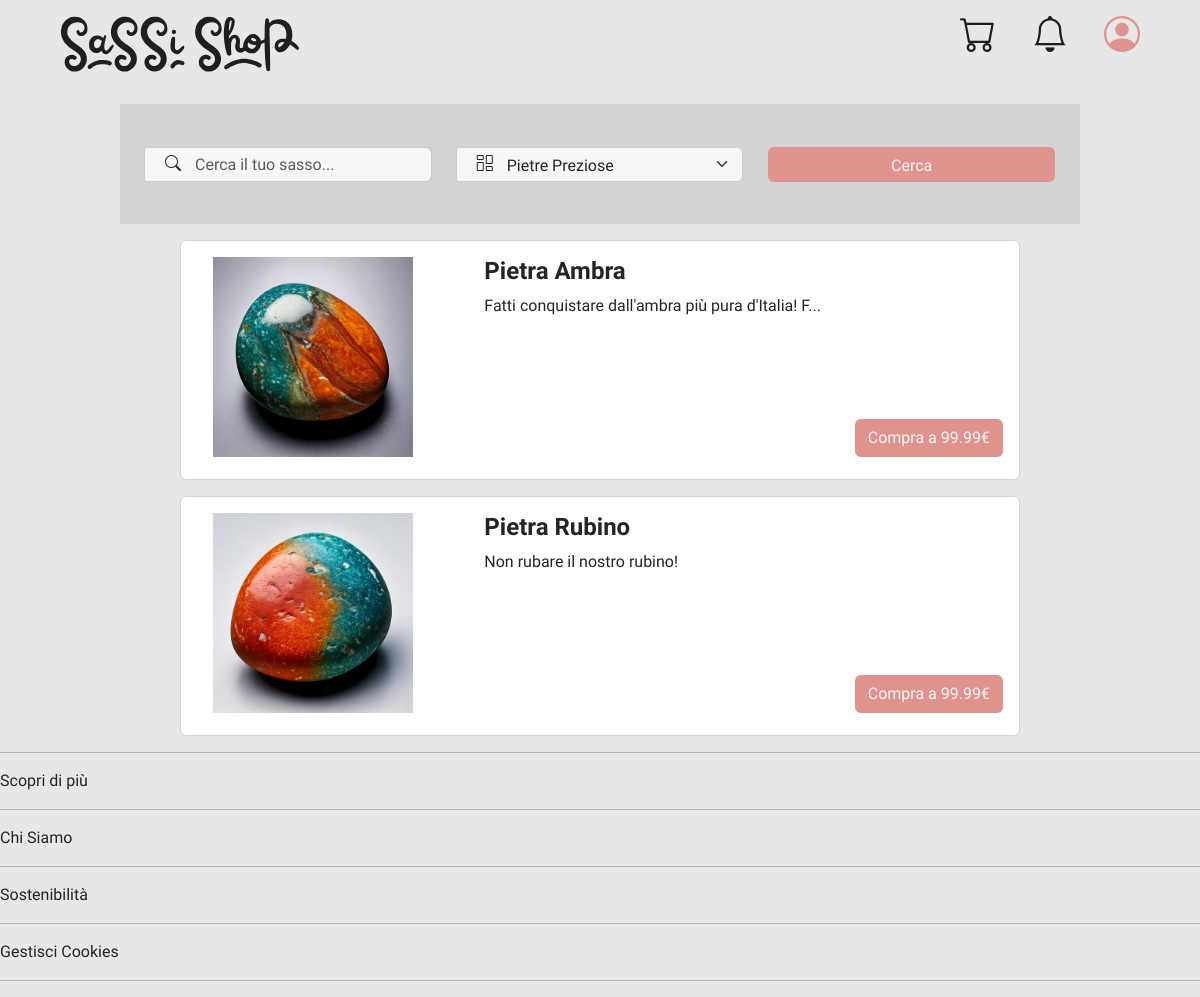
/?page=search&category=6, run on the app's committed database.
### tables this page shows
CREATE TABLE IF NOT EXISTS Product (
    id INT AUTO_INCREMENT PRIMARY KEY,
    name VARCHAR(127) NOT NULL,
    description TEXT,
    price DECIMAL(10, 2) NOT NULL,
    quantity INT NOT NULL,
    category INT NOT NULL,
    size INT NOT NULL,
    image TEXT DEFAULT "",
    isCollection BOOLEAN DEFAULT FALSE,
    FOREIGN KEY (category) REFERENCES Category(id) ON DELETE RESTRICT,
    FOREIGN KEY (size) REFERENCES Size(id) ON DELETE RESTRICT
);

### db/database.php (called while the page is built, shortened)
<?php
class DatabaseHelper {
    private ?mysqli $db = null;
    private array $configuration;
    public function __construct() {
        $this->configuration = [
            'servername' => 'localhost',
            'username' => 'root',
            'password' => '',
            'database' => 'SassiShop',
            'charset' => 'utf8mb4'
        ];
    }
    private function connect(): void {
        if ($this->db === null) {
            try {
                $this->db = new mysqli(
                    $this->configuration['servername'],
                    $this->configuration['username'],
                    $this->configuration['password'],
                    $this->configuration['database']
                );
                $this->db->set_charset($this->configuration['charset']);
            } catch(Exception $e) {
                throw new Exception("Connection failed: " . $e->getMessage());
            }
        }
    }
    private function execute(string $sql, array $params = []): mysqli_stmt {
        $temp = $this->db->prepare($sql);
        if (!empty($params)) {
            $types = str_repeat('s', count($params));
            $temp->bind_param($types, ...array_values($params));
        }
        if (!$temp->execute()) {
            throw new Exception("Execute failed: " . $temp->error);
        }
        return $temp;
    }
    public function getCategories(): array {
        $sql = "SELECT * FROM Category";
        $temp = $this->execute($sql);
        $result = $temp->get_result();
        $categories = $result->fetch_all(MYSQLI_ASSOC);
        return $categories;
    }
    public function getProducts(string $name = "", int $category = -1): array {
        $sql = "SELECT * FROM Product";
        $params = [];
        if($category != -1) {
            $sql .= empty($name)  ? " WHERE category = ?" : " AND category = ?";
            $params[] = $category;
        }
        $temp = $this->execute($sql, $params);
        $result = $temp->get_result();
        $products = $result->fetch_all(MYSQLI_ASSOC);
        return $products;
    }
}
?>

### src/bootstrap.php (called while the page is built, shortened)
<?php
    require_once("../db/database.php");
    require_once("utils/functions.php");
    $dbh = new DatabaseHelper();
?>

### src/utils/functions.php (called while the page is built, shortened)
<?php
    function string_cutter($string, $length) : string {
        return (strlen($string) > $length) ? substr($string, 0, $length) . "..." : $string;
    }
    function getProductImage($product){
        return $product["image"];
    }
?>

### src/template/search.php (the view, shortened to what this page needs)
<?php
    $name_filter = "";
    $category_filter = -1;
    if(isset($_GET["filtering"]) || isset($_GET["category"])) {
        $name_filter = isset($_GET["filtering"]) ? $_GET["filtering"] : "";
        $category_filter = isset($_GET["category"]) ? $_GET["category"] : -1;
        $templateParams["productList"] = $dbh->getProducts($name_filter, $category_filter);
    }
    else $templateParams["productList"] = $dbh->getProducts();
?>
<form action="?page=search" method="GET">
    <div class="home-search-container">
        <div class="input-group home-search-input">
            <input type="text" class="form-control" id="inlineFormInputGroupUsername2" name="filtering" placeholder="Cerca il tuo sasso..." value="<?php echo htmlspecialchars($name_filter); ?>">
        </div>
        <div class="input-group home-select-category">
            <select class="form-select" aria-label="Cerca tra tutte le categorie" name="category">
                <?php foreach ($dbh->getCategories() as $category): ?>
                    <option value="<?php echo $category["id"]; ?>" <?php echo ($category_filter == $category["id"]) ? 'selected' : ''; ?>>
                        <?php echo $category["name"]; ?>
                    </option>
                <?php endforeach; ?>
            </select>
        </div>
        <div class="home-search-and-filter d-flex gap-2">
            <button type="submit" class="btn home-search-button">Cerca</button>
        </div>
    </div>
</form>
<?php if (!empty($templateParams["productList"])): ?>
    <?php foreach ($templateParams["productList"] as $product): ?>
        <div class="card mb-3 product-card" data-product-id="<?php echo $product['id']; ?>">
            <div class="row no-gutters h-100">
                <div class="col-md-4">
                    <img src=<?php echo getProductImage($product); ?> class="card-img" alt="Prodotto: <?php echo $product['name']; ?>">
                </div>
                <div class="col-md-8">
                    <div class="card-body">
                        <div class="d-flex justify-content-between">
                            <h4 class="card-title"><?php echo $product['name']; ?></h4>
                        </div>
                        <p class="card-text"><?php echo string_cutter($product['description'], 50); ?></p>
                        <button class="btn card-purchase-button">
                            Compra a <?php echo $product['price']; ?>€
                        </button>
                    </div>
                </div>
            </div>
        </div>
    <?php endforeach; ?>
<?php endif; ?>

### assets/styles/style.css (style rules this page uses)
:root.light-mode { --background-color: rgba(231, 231, 231, 1); --background-half-color: rgba(211, 211, 211, 1); --text-color: rgba(29, 32, 31, 1); --placeholder-color: rgba(29, 32, 31, 0.625); --primary-color: rgba(223, 146, 142, 1); --primary-hover-color: rgba(227, 160, 156, 1); --secondary-color: rgba(197, 136, 130, 1); --secondary-hover-color: rgba(209, 151, 148, 1); --highlight-color: rgba(234, 210, 172, 1); --highlight-color-hover: rgba(223, 194, 155, 1); --controls-background-color: rgba(247, 247, 247, 1); --controls-border-color: rgba(204, 204, 204, 1); --controls-hover-color: rgba(250, 250, 250, 1); --controls-disabled-color: rgba(176, 176, 176, 1); --success-color: rgba(76, 175, 80, 1); --success-color-hover: rgba(58, 158, 69, 1); --warning-color: rgba(255, 193, 7, 1); --warning-color-hover: rgba(224, 168, 0, 1); --error-color: rgba(244, 67, 54, 1); --error-color-hover: rgba(214, 52, 42, 1); --info-color: rgba(33, 150, 243, 1); --info-color-hover: rgba(30, 135, 226, 1); }
* { transition: all 0.3s ease; }
body { margin: 0; padding: 0; background-color: var(--background-color); font-family: 'Istok Web'; }
.home-search-container { width: 80vw !important; height: 15vh !important; display: flex; flex-direction: column; justify-content: center; gap: 10px; margin: 0 auto; }
.home-search-input, .home-select-category { width: 100%; height: 50% !important; position: relative; }
.home-search-input input, .home-select-category select { padding-left: 50px; height: 100%; background-color: var(--controls-background-color); border-color: var(--controls-border-color); }
.home-search-and-filter { width: 100%; height: 50% !important; }
.home-search-button { width: 100%; height: 100%; color: var(--controls-background-color); background-color: var(--primary-color); }
@media (min-width: 1200px) { .home-search-container { width: 90vw; height: 21vh; flex-direction: row; align-items: center; justify-content: space-between; background-color: var(--background-half-color) !important; gap: 25px; padding: 25px; transition: "background-color" 0.5s ease; } }
@media (min-width: 1200px) { .home-search-input, .home-select-category, .home-search-and-filter { height: 50% !important; flex: 1; } }
@media (min-width: 1200px) { .home-search-and-filter { display: flex; } }
.product-card .row { flex-direction: column; }
.product-card { width: 70% !important; min-height: 30vh !important; margin: 1rem auto; }
.product-card .col-md-8 { width: 100%; }
@media (min-width: 768px) { .product-card { min-height: auto; height: auto; } }
@media (min-width: 768px) { .product-card .row { flex-direction: row; } }
@media (min-width: 768px) { .product-card .col-md-4 { width: 33.333%; height: 100%; } }
@media (min-width: 768px) { .product-card .col-md-8 { width: 66.666%; } }
.product-card img { max-height: 200px; width: 100%; object-fit: contain; margin: auto; display: block; }
.product-card .col-md-4 { display: flex; align-items: center; justify-content: center; padding: 1rem; }
.product-card .card-title { text-decoration: none; font-weight: 600; }
.product-card .card-body { height: 100%; display: flex; flex-direction: column; padding: 1rem; position: relative; }
.product-card .card-text { margin-bottom: 3rem; }
.product-card .card-purchase-button { color: var(--controls-background-color); background-color: var(--primary-color); position: absolute; bottom: 1rem; right: 1rem; }

### data on the page
product: image (picture), name "Pietra Ambra", description "Fatti conquistare dall'ambra più pura d'Italia! F...", price "99.99"
product: image (picture), name "Pietra Rubino", description "Non rubare il nostro rubino!", price "99.99"

### other printed values
form field category "Pietre Preziose"
